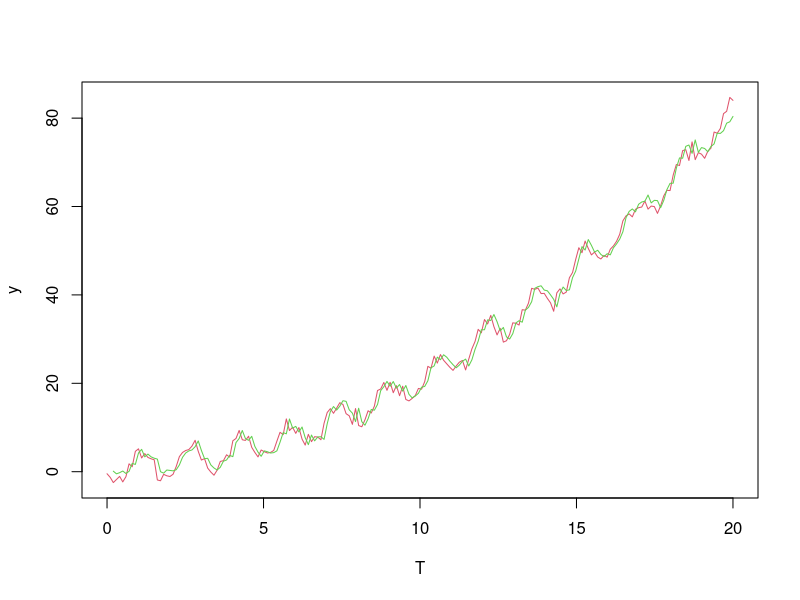
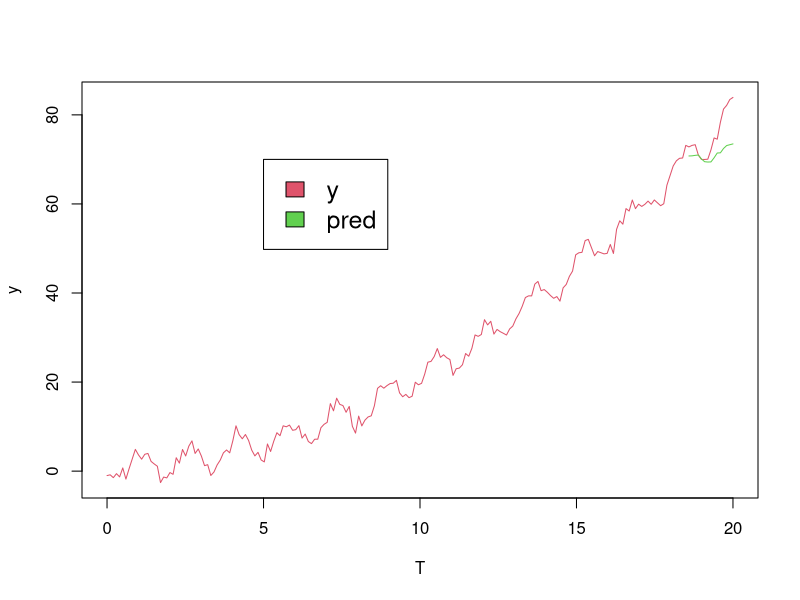

The R script that drew these images, in order:
require(quantmod) 
require(nnet)
require(caret)
T = seq(0,20,length=200)
y = 1 + 3*cos(4*T+2) +.2*T^2 + rnorm(200)
dat <- data.frame( y, x1=Lag(y,1), x2=Lag(y,2))
dat
names(dat) <- c('y','x1','x2')
dat <- dat[c(3:200),] #delete first 2 observations
dat
#Fit model
model <- train(y ~ x1+x2 , 
               dat, 
               method='nnet', 
               linout=TRUE, 
               trace = FALSE)
ps <- predict(model, dat)

#Examine results

plot(T,y,type="l",col = 2)
lines(T[-c(1:2)],ps, col=3)


# OTRA FORMA

require(quantmod) 
require(nnet)
require(caret)
t = seq(0,20,length=200)
y = 1 + 3*cos(4*t+2) +.2*t^2 + rnorm(200)
dat <- data.frame( y, x1=Lag(y,1), x2=Lag(y,2))
names(dat) <- c('y','x1','x2')
train_set <- dat[c(3:185),]
test_set <- dat[c(186:200),]
#Fit model
model <- train(y ~ x1+x2 , 
               train_set, 
               method='nnet', 
               linout=TRUE, 
               trace = FALSE)
ps <- predict(model, test_set)

#Examine results

plot(T,y,type="l",col = 2)
lines(T[c(186:200)],ps, col=3)
legend(5, 70, c("y", "pred"), cex=1.5, fill=2:3)
